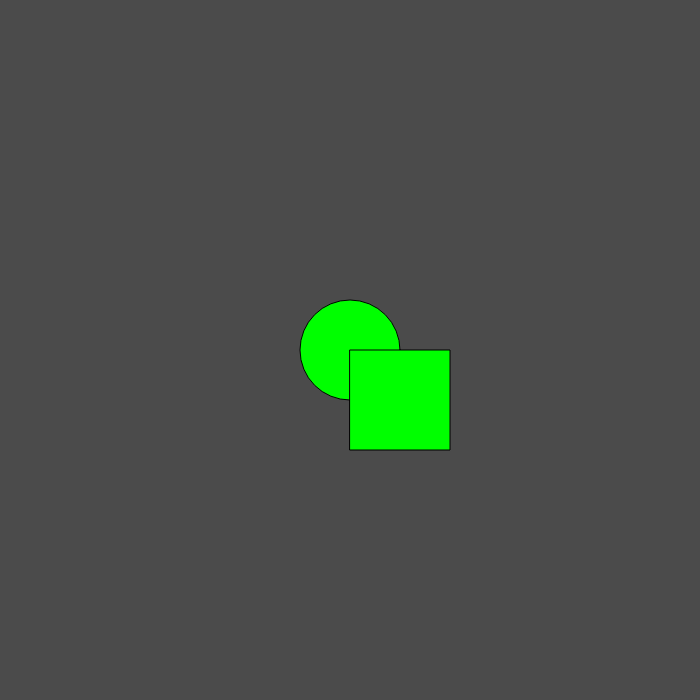
Frame 1 (no input)
Frame 60 (no input): identical to frame 1, image omitted
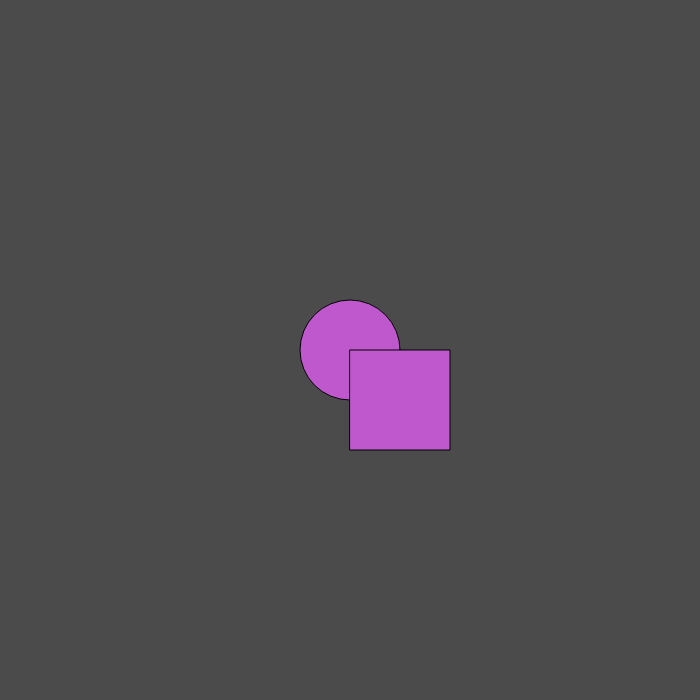
Frame 120 (the mouse pressed at the canvas centre since frame 60)

The p5.js sketch that drew these frames (run headless with seeded random() and noise() and a simulated clock; from frame 60 on, the mouse is pressed at the canvas centre):

// p5.js sketch
// ── sketch.js
let x, y;        // ball position
let xMove, yMove; // movement speed
let r = 0;
let g = 255;
let b = 0;
let size = 100;
let rectX, rectY;
let stop = true;  // fixed typo "ture" -> "true"

function setup() {
  createCanvas(700, 700);
  x = width / 2;
  y = height / 2;   

  rectX = width / 2;
  rectY = height / 2;
}

function draw() {
  background(75);
  fill(r, g, b);
  ellipse(x, y, size, size);
  rect(rectX, rectY, size, size);

  if (!stop) {
    x += xMove;
    y += yMove;
  }

  if (x >= width || x <= 0) {
    xMove = -xMove;   
  }

  if (y >= height || y <= 0) {
    yMove = -yMove;   
  }

  if (keyIsDown(LEFT_ARROW)) {
    rectX-= 10;
  }

  if (keyIsDown(RIGHT_ARROW)) {
    rectX+= 10;
  }

  if (keyIsDown(UP_ARROW)) {
    rectY-= 10;
  }

  if (keyIsDown(DOWN_ARROW)) {
    rectY+= 10;
  }
}

function mousePressed() {   
  xMove = random(-20, 20);
  yMove = random(-20, 20);

  r = random(255);
  g = random(255);
  b = random(255);
}

function keyPressed() {
  if (key === 'a') {
    r = 255;
    g = 255;
    b = 255;
  }

  if (key === 'A') {
    r = 0;
    g = 0;
    b = 0;
  }

  if (keyCode === ENTER) {
    stop = !stop;
  }
}
